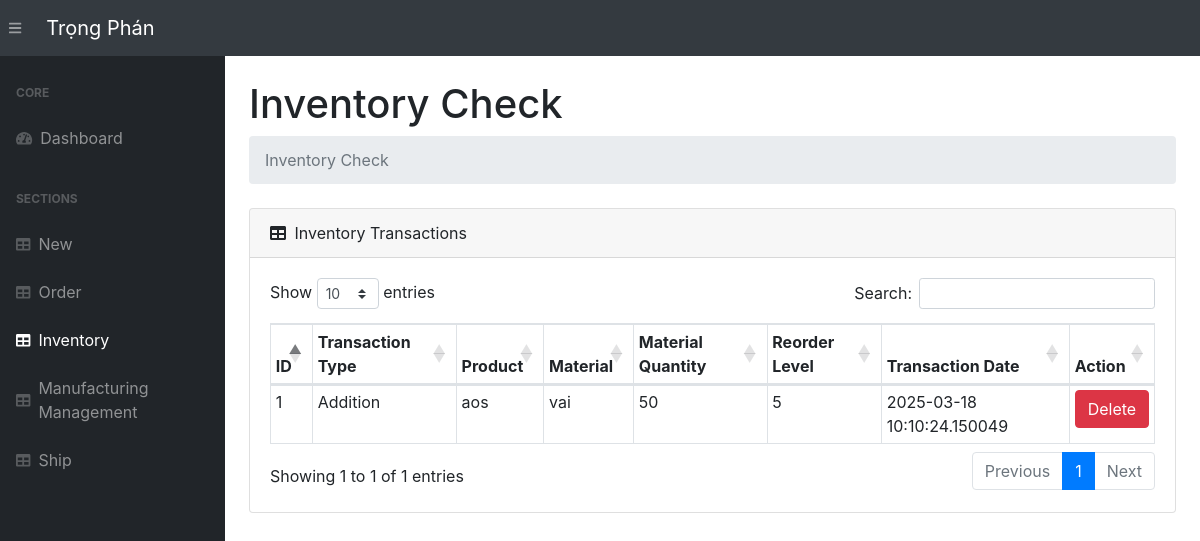
The app's page /inventory/, older data.
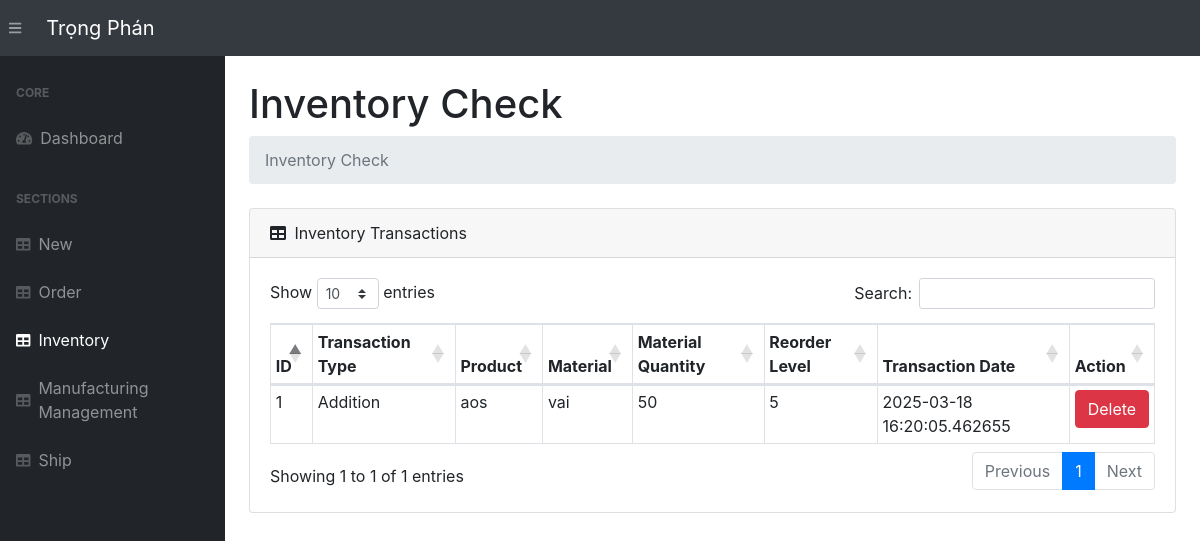
The same page, newer data.
### app.py (models this page shows, shortened)
class Inventory(db.Model):
    __tablename__ = 'inventory'
    stockTran_id = db.Column(db.Integer, primary_key=True)
    product_id = db.Column(db.Integer, db.ForeignKey('products.product_id'))
    material_id=db.Column(db.Integer,db.ForeignKey('material.material_id'))
    transaction_type = db.Column(db.String(50), nullable=False)
    quantity = db.Column(db.Integer, nullable=False)
    transaction_date = db.Column(db.DateTime, default=datetime.utcnow)
    product = db.relationship('Product', backref='transactions')
    material = db.relationship('Material', backref='transactions') # Đảm bảo quan hệ này

class Product(db.Model):
    __tablename__ = 'products'
    product_id = db.Column(db.Integer, primary_key=True)
    pro_name = db.Column(db.String(255), nullable=False)
    pro_category = db.Column(db.String(255))
    pro_unit_price = db.Column(db.Numeric(10, 2), nullable=False)
    pro_stock = db.Column(db.Integer, default=0)
    pro_supplier_id = db.Column(db.Integer, db.ForeignKey('supplier.supplier_id'))  # Sửa lại tên khóa ngoại
    supplier = db.relationship('Supplier', backref='sup_products')
    last_updated = db.Column(db.DateTime, default=datetime.utcnow, onupdate=datetime.utcnow)
    condition = db.Column(db.String(50), nullable=True)
    defect_reason = db.Column(db.String(255), nullable=True)
    pro_status = db.Column(db.String(50), default='In Production')
    pro_material_id = db.Column(db.Integer, db.ForeignKey('material.material_id'))
    material = db.relationship('Material', backref='mate_products')

class Material(db.Model):
    __tablename__ = 'material'
    material_id = db.Column(db.Integer, primary_key=True)
    material_name = db.Column(db.String(255), nullable=False)
    material_description = db.Column(db.String(255))
    quantity_in_stock = db.Column(db.Integer, default=0)
    reorder_level = db.Column(db.Integer, default=10)

### app.py (the view)
@app.route('/inventory/', methods=["GET"])
def inventory():
    products = Product.query.all()  # Lấy tất cả sản phẩm
    transactions = Inventory.query.all()  # Lấy tất cả giao dịch kho
    materials = Material.query.all()  # Lấy tất cả vật liệu
    return render_template('inventory.html', products=products, transactions=transactions, materials=materials)

### templates/inventory.html (shortened to what this page needs)
{% extends 'base.html' %}
{% block content %}
<main>
    <div class="container-fluid">
        <h1 class="mt-4">Inventory Check</h1>
        <ol class="breadcrumb mb-4">
            <li class="breadcrumb-item active">Inventory Check</li>
        </ol>
        <div class="card mb-4">
            <div class="card-header">
                <i class="fas fa-table mr-1"></i> Inventory Transactions
            </div>
            <div class="card-body">
                <div class="table-responsive">
                    {% if transactions|length < 1 %}
                        <p>No transactions found.</p>
                    {% else %}
                    <table class="table table-bordered table-sm" id="dataTable" width="100%" cellspacing="0">
                        <thead>
                            <tr>
                                <th>ID</th>
                                <th>Transaction Type</th>
                                <th>Product</th>
                                <th>Material</th>
                                <th>Material Quantity</th>
                                <th>Reorder Level</th>
                                <th>Transaction Date</th>
                                <th>Action</th>
                            </tr>
                        </thead>
                        <tbody>
                            {% for transaction in transactions %}
                            <tr {% if transaction.product.material and transaction.product.material.quantity_in_stock < transaction.product.material.reorder_level %} class="table-warning" {% endif %}>
                                <td>{{ transaction.stockTran_id }}</td>
                                <td>{{ transaction.transaction_type }}</td>
                                <td>
                                    {% if transaction.product %}
                                        {{ transaction.product.pro_name }}
                                    {% else %}
                                        N/A
                                    {% endif %}
                                </td>
                                <td>
                                    {% if transaction.product.material %}
                                        {{ transaction.product.material.material_name }}
                                    {% else %}
                                        N/A
                                    {% endif %}
                                </td>
                                <td>
                                    {% if transaction.product.material %}
                                        {{ transaction.product.material.quantity_in_stock }}
                                    {% else %}
                                        N/A
                                    {% endif %}
                                </td>
                                <td>
                                    {% if transaction.product.material %}
                                        {{ transaction.product.material.reorder_level }}
                                    {% else %}
                                        N/A
                                    {% endif %}
                                </td>
                                <td>{{ transaction.transaction_date }}</td>
                                <td>
                                    <a href="{{ url_for('delete_transaction', transaction_id=transaction.stockTran_id) }}" class="btn btn-danger">Delete</a>
                                </td>
                            </tr>
                            {% endfor %}
                        </tbody>
                    </table>
                    {% endif %}
                </div>
            </div>
        </div>
    </div>
</main>
{% endblock %}

Row changes from the older to the newer data that the page shows:
changed Inventory "Addition": transaction_date "2025-03-18 10:10:24.150049" → "2025-03-18 16:20:05.462655"
